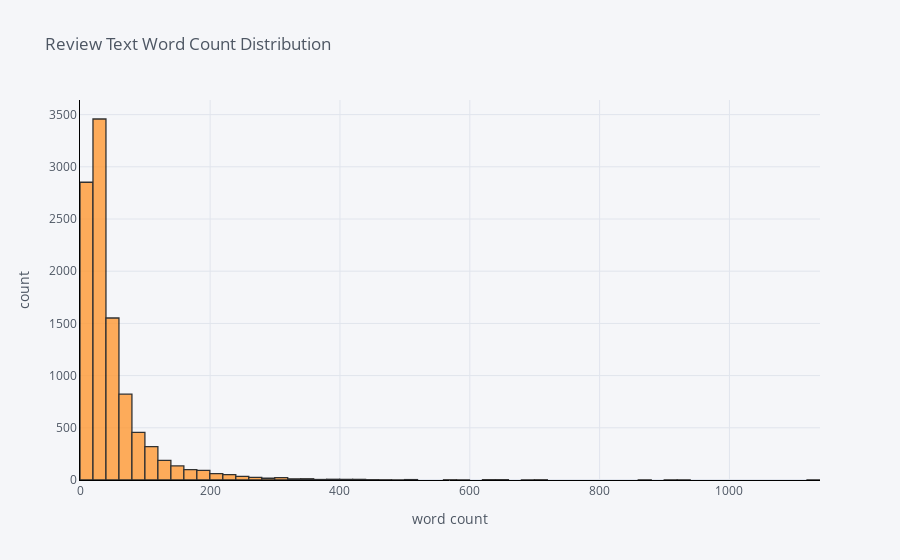

The notebook cell this image was saved under:
### Markdown cell above
### Review Text Word Count Distribution
Let's check out the word count of review text

### Code cell
process_reviews['word_count'].iplot(
    kind='hist',
    bins=100,
    xTitle='word count',
    linecolor='black',
    yTitle='count',
    title='Review Text Word Count Distribution')

### Figure 1 — Plotly figure (JSON) as saved in the notebook; plotly's stock layout.template omitted (floating-point values rounded to 4 significant figures; data arrays with more than 128 entries replaced by an {"elided": "..."} marker saying what was removed)
{"data": [{"histfunc": "count", "histnorm": "", "marker": {"color": "rgba(255, 153, 51, 1.0)", "line": {"color": "#000000", "width": 1.3}}, "name": "word_count", "nbinsx": 100, "opacity": 0.8, "orientation": "v", "type": "histogram", "x": {"elided": "10261 int values"}}], "layout": {"barmode": "overlay", "legend": {"bgcolor": "#F5F6F9", "font": {"color": "#4D5663"}}, "paper_bgcolor": "#F5F6F9", "plot_bgcolor": "#F5F6F9", "title": {"font": {"color": "#4D5663"}, "text": "Review Text Word Count Distribution"}, "xaxis": {"gridcolor": "#E1E5ED", "linecolor": "black", "showgrid": true, "tickfont": {"color": "#4D5663"}, "title": {"font": {"color": "#4D5663"}, "text": "word count"}, "zerolinecolor": "#E1E5ED"}, "yaxis": {"gridcolor": "#E1E5ED", "linecolor": "black", "showgrid": true, "tickfont": {"color": "#4D5663"}, "title": {"font": {"color": "#4D5663"}, "text": "count"}, "zerolinecolor": "#E1E5ED"}}}
